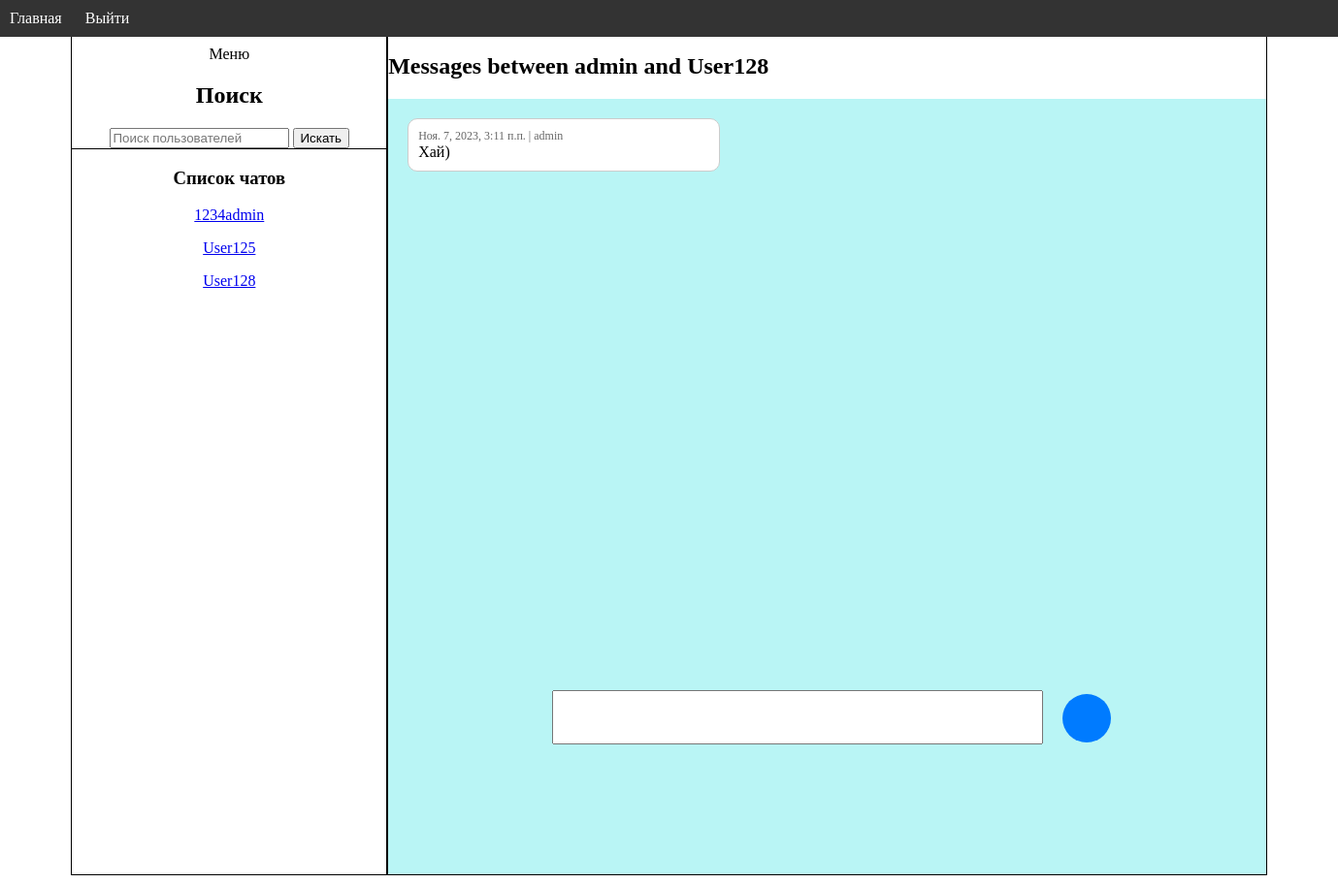
Page /user_chat/1/5/ (signed in) on the earlier database version.
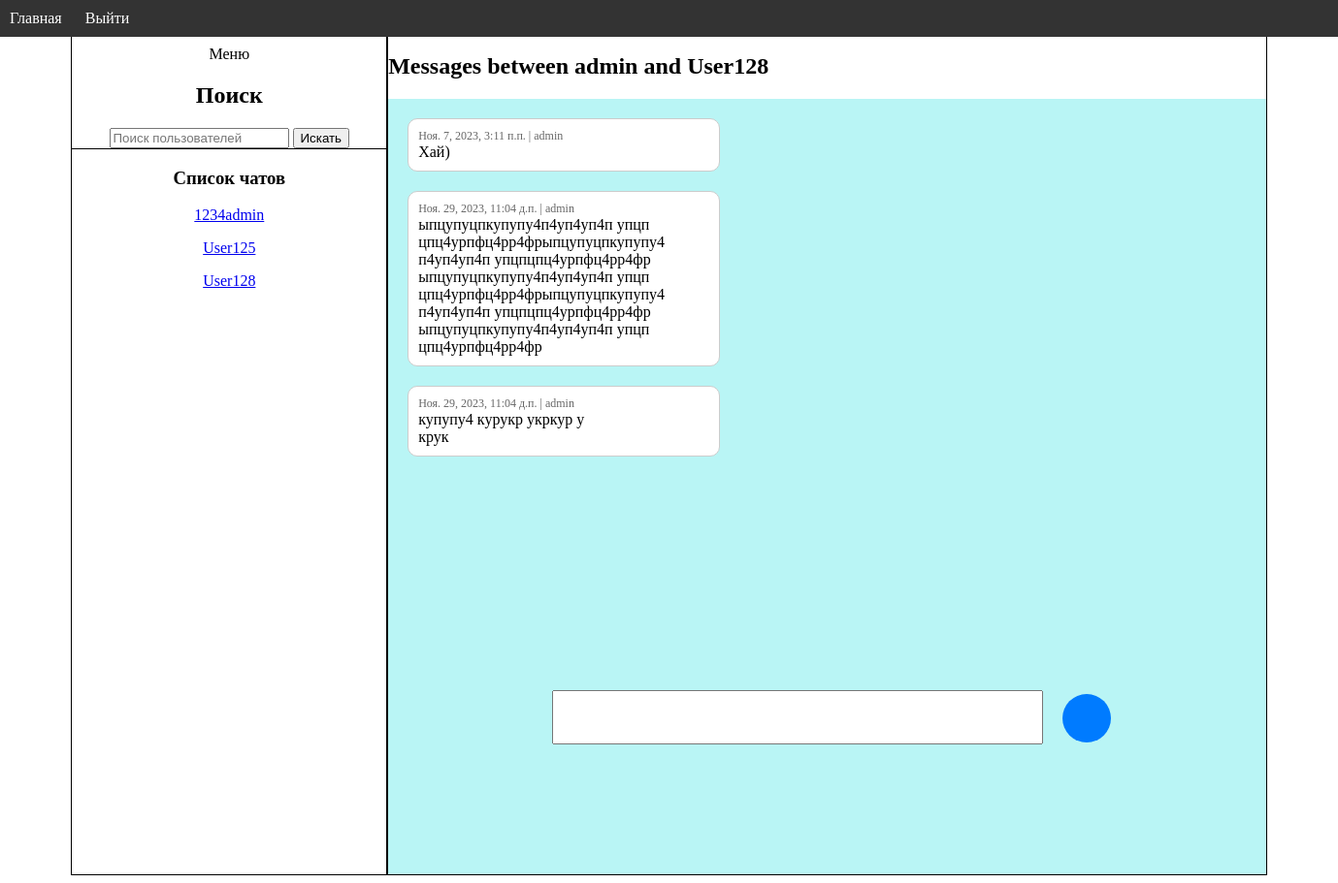
Same page on the later database version.
### users/models.py (models this page shows)
class User(AbstractUser):
    image = models.ImageField(upload_to='profile_images/', null=True, blank=True)
    def __str__(self):
        return self.username

class UserMessages(models.Model):
    reciever = models.ForeignKey(to=User, on_delete=models.CASCADE, related_name='reciever')
    sender = models.ForeignKey(to=User, on_delete=models.CASCADE, related_name='sender')
    time_stamp = models.DateTimeField(default=timezone.now)
    message = models.TextField()

### users/views.py (the view, shortened to what this page needs)
# urls.py: path('user_chat/<int:sender_id>/<int:reciever_id>/', user_chat, name='user_chat'),
@login_required
def user_chat(request, sender_id, reciever_id):
    sender = User.objects.get(id=sender_id)
    reciever = User.objects.get(id=reciever_id)
    sender_messages = UserMessages.objects.filter(sender=sender, reciever=reciever)
    reciever_messages = UserMessages.objects.filter(sender=reciever, reciever=sender)
    messages = sender_messages.order_by('time_stamp') | reciever_messages.order_by('time_stamp')
    users_with_messages_list = UserMessages.objects.filter(Q(sender=request.user) | Q(reciever=request.user)).values_list('sender', 'reciever')
    users_with_messages = User.objects.filter(Q(id__in=[user[0] for user in users_with_messages_list]) | Q(id__in=[user[1] for user in users_with_messages_list])).exclude(id=request.user.id)
    if request.method != 'POST':
        form = SendMessaggesForm()
    context = {'form': form,
               'sender': sender,
               'reciever':reciever,
               'messages': messages,
               'users': users_with_messages}
    return render(request, 'user_chat.html', context)

### users/forms.py
class SendMessaggesForm(forms.ModelForm):
    class Meta:
        model = UserMessages
        fields = ('message',)

### users/templatetags/custom_filters.py (called while the page is built)
@register.filter
def insert_linebreaks(value, chars_per_line=30):
    return '<br>'.join(value[i:i + chars_per_line] for i in range(0, len(value), chars_per_line))

### users/templates/user_chat.html (shortened to what this page needs)
{% extends 'base.html' %}
{% load static %}
{% load custom_filters %}
{% block css %}
  <link rel="stylesheet" type="text/css" href="{% static 'users/css/user_chat.css' %}">
{% endblock %}
{% block content %}
<div class="chat">
  <div class="block_title_chat">
    <h3 class="title_chat">Messages between {{ sender.username }} and {{ reciever.username }}</h3>
  </div>
  <div class="background">
    <div class="messages">
      <div class="block_list_messages" id="messages-container">
        {% for one_message in messages %}
          {% if one_message.sender == request.user  %}
            <div class="sender">
              <div class="info_about_message">{{ one_message.time_stamp }} | {{ one_message.sender.username }}</div>
              <div class="text_message">
                {{ one_message.message|insert_linebreaks|safe }}
              </div>
            </div>
          {% endif %}
        {% endfor %}
      </div>
      <div class="block_send_messages">
        <form method="post">
            <div class="block_send_messages_in_form">
              <div class="block_form_field">
                <textarea class="input_form_msg" wrap="hard"  name="message" oninput="autoExpandTextarea(this)"></textarea>
              </div>
              <div class="block_btn_send_msg">
                <button class="btn_send_msg" type="submit"></button>
              </div>
            </div>
        </form>
      </div>
    </div>
  </div>
</div>
{% endblock %}

### users/templates/base.html (shortened to what this page needs)
{% load static %}
<!DOCTYPE html>
<html lang="en">
<head>
    <link rel="stylesheet" type="text/css" href="{% static 'users/css/base.css' %}">
    {% block css %}
    {% endblock %}
</head>
<body>
    <div class="header">
        <a href="{% url 'index' %}">Главная</a>
        {% if user.is_authenticated %}
            <a href="{% url 'logout' %}">Выйти</a>
        {% endif %}
    </div>
    <div class="main_div">
        <div class="base_main_block">
            <div class="main_menu">
                <div>
                    <p id="btn_menu">Меню</p>
                </div>
                <div class="start_menu" id="start_menu">
                    <div class="search_menu">
                        {% if user.is_authenticated %}
                            <div class="block_input_search">
                                <h2>Поиск</h2>
                                <form method="get" action="{% url 'user_search' %}">
                                    <input type="text" name="q" value="{{ query }}" placeholder="Поиск пользователей">
                                    <button type="submit">Искать</button>
                                </form>
                            </div>
                        {% endif %}
                    </div>
                    <div class="block_list_chats">
                        {% if user.is_authenticated %}
                        <div class="chats_list">
                            <h3>Список чатов</h3>
                            {% for one_user in users %}
                                <p>
                                    <a href="{% url 'user_chat' reciever_id=one_user.id sender_id=request.user.id %}">{{ one_user }}</a>
                                </p>
                            {% endfor %}
                        </div>
                        {% endif %}
                    </div>
                </div>
            </div>
            <div class="block_main_content">
            {% block content %}
            {% endblock %}
            </div>
        </div>
    </div>
</body>
</html>

### users/static/users/css/base.css (style rules this page uses)
body { overflow-y: hidden; overflow-x: hidden; }
.header { background-color: #333; color: white; padding: 10px; position: fixed; top: 0; left: 0; width: 100%; z-index: 1000; }
.base_main_block { display: flex; flex-direction: row; justify-content: center; width: 95%; margin-right: auto; margin-left: auto; height: 100%; }
.main_div { margin-top: 30px; }
.header a { color: white; text-decoration: none; margin-right: 20px; }
.main_menu { border: 1px solid black; width: 25%; align-items: center; justify-content: center; text-align: center; }
.search_menu { align-items: center; justify-content: center; text-align: center; border-bottom: 1px solid black; }
.block_main_content { height: 100%; width: 70%; }

### users/static/users/css/user_chat.css (style rules this page uses)
.title_chat { font-size: 24px; margin-bottom: 20px; }
.chat { display: flex; flex-direction: column; height: 100%; border: 1px solid black; }
.background { height: 100vh; background-color: rgb(185, 245, 245); }
.messages { display: flex; flex-direction: column; height: 85%; background-color: rgb(185, 245, 245); }
.block_list_messages { width: 1000px; display: flex; flex-direction: column; padding-left: 200px; padding-right: 200px; flex-grow: 1; overflow-y: auto; overflow-x: hidden; padding: 10px; margin-bottom: 20px; }
.sender { align-self: flex-start; padding: 10px; margin: 10px; border-radius: 10px; border: 1px solid #ccc; background-color: white; width: 300px; }
.info_about_message { font-size: 12px; color: #666; }
.text_message { width: 300px; }
.block_send_messages { width: 100%; }
.block_send_messages_in_form { display: flex; flex-direction: row; width: 100%; justify-content: center; align-items: center; text-align: center; }
.block_form_field { margin: 10px; }
.input_form_msg { width: 500px; min-height: 50px; resize: none; }
.block_btn_send_msg { margin-left: 10px; }
.btn_send_msg { width: 50px; height: 50px; border-radius: 50%; background-color: #007bff; color: #fff; border: none; cursor: pointer; }

Differences in the rows shown:
added UserMessages: time_stamp "Ноя. 29, 2023, 11:04 д.п.", sender.username "admin", message|insert_linebreaks "ыпцупуцпкупупу4п4уп4уп4п упцп цпц4урпфц4рр4фрыпцупуцпкупупу4 п4уп4уп4п упцпцпц4урпфц4рр4фр ыпцупуцпкупупу4п4уп4уп4п упцп цпц4урпфц4рр4фрыпцупуцпкупупу4 п4уп4уп4п упцпцпц4урпфц4рр4фр ыпцупуцпкупупу4п4уп4уп4п упцп цпц4урпфц4рр4фр"
added UserMessages: time_stamp "Ноя. 29, 2023, 11:04 д.п.", sender.username "admin", message|insert_linebreaks "купупу4 курукр укркур у крук"
